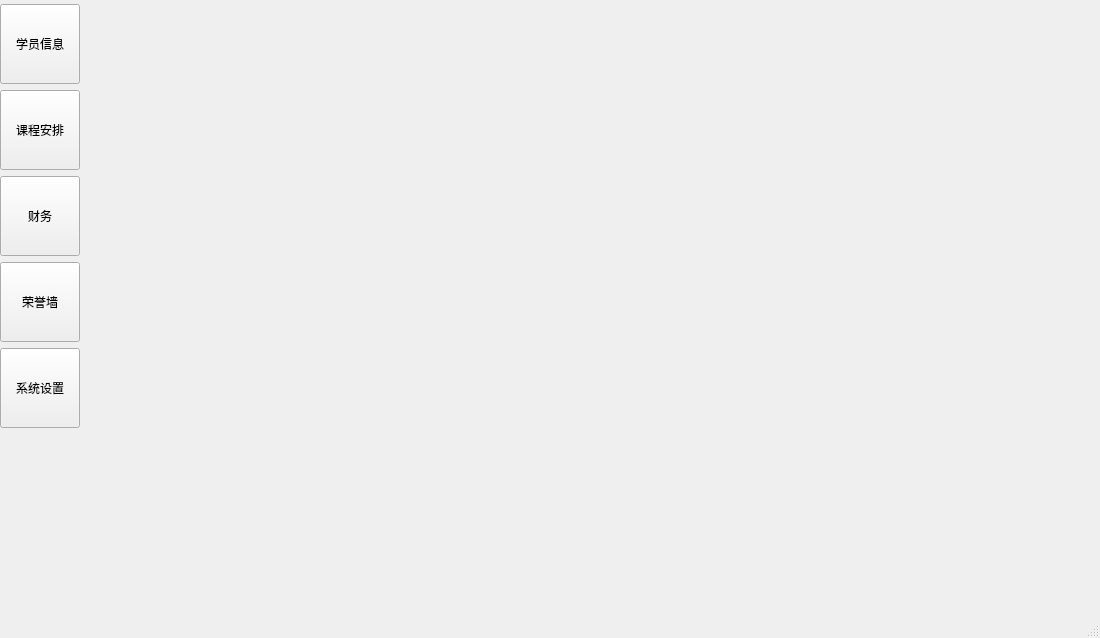
<?xml version="1.0" encoding="UTF-8"?>
<ui version="4.0">
 <class>MainWindow</class>
 <widget class="QMainWindow" name="MainWindow">
  <property name="geometry">
   <rect>
    <x>0</x>
    <y>0</y>
    <width>1100</width>
    <height>638</height>
   </rect>
  </property>
  <property name="minimumSize">
   <size>
    <width>1100</width>
    <height>0</height>
   </size>
  </property>
  <property name="windowTitle">
   <string>阿西拜教学管理系统</string>
  </property>
  <property name="windowIcon">
   <iconset resource="res.qrc">
    <normaloff>:/ico/nonono.png</normaloff>:/ico/nonono.png</iconset>
  </property>
  <widget class="QWidget" name="centralwidget">
   <layout class="QHBoxLayout" name="horizontalLayout">
    <property name="leftMargin">
     <number>0</number>
    </property>
    <property name="topMargin">
     <number>2</number>
    </property>
    <property name="rightMargin">
     <number>0</number>
    </property>
    <property name="bottomMargin">
     <number>2</number>
    </property>
    <item>
     <widget class="QWidget" name="widget" native="true">
      <property name="minimumSize">
       <size>
        <width>100</width>
        <height>0</height>
       </size>
      </property>
      <layout class="QVBoxLayout" name="verticalLayout">
       <property name="leftMargin">
        <number>0</number>
       </property>
       <property name="topMargin">
        <number>2</number>
       </property>
       <property name="rightMargin">
        <number>0</number>
       </property>
       <property name="bottomMargin">
        <number>2</number>
       </property>
       <item>
        <widget class="QToolButton" name="btnStudentInfo">
         <property name="minimumSize">
          <size>
           <width>80</width>
           <height>80</height>
          </size>
         </property>
         <property name="text">
          <string>学员信息</string>
         </property>
         <property name="icon">
          <iconset resource="res.qrc">
           <normaloff>:/ico/StudentInfo.png</normaloff>:/ico/StudentInfo.png</iconset>
         </property>
         <property name="iconSize">
          <size>
           <width>60</width>
           <height>60</height>
          </size>
         </property>
         <property name="checkable">
          <bool>true</bool>
         </property>
         <property name="toolButtonStyle">
          <enum>Qt::ToolButtonStyle::ToolButtonTextUnderIcon</enum>
         </property>
        </widget>
       </item>
       <item>
        <widget class="QToolButton" name="btnSchedule">
         <property name="minimumSize">
          <size>
           <width>80</width>
           <height>80</height>
          </size>
         </property>
         <property name="text">
          <string>课程安排</string>
         </property>
         <property name="icon">
          <iconset resource="res.qrc">
           <normaloff>:/ico/Schedule.png</normaloff>:/ico/Schedule.png</iconset>
         </property>
         <property name="iconSize">
          <size>
           <width>60</width>
           <height>60</height>
          </size>
         </property>
         <property name="checkable">
          <bool>true</bool>
         </property>
         <property name="toolButtonStyle">
          <enum>Qt::ToolButtonStyle::ToolButtonTextUnderIcon</enum>
         </property>
        </widget>
       </item>
       <item>
        <widget class="QToolButton" name="btnFinance">
         <property name="minimumSize">
          <size>
           <width>80</width>
           <height>80</height>
          </size>
         </property>
         <property name="text">
          <string>财务</string>
         </property>
         <property name="icon">
          <iconset resource="res.qrc">
           <normaloff>:/ico/Finance.png</normaloff>:/ico/Finance.png</iconset>
         </property>
         <property name="iconSize">
          <size>
           <width>60</width>
           <height>60</height>
          </size>
         </property>
         <property name="checkable">
          <bool>true</bool>
         </property>
         <property name="toolButtonStyle">
          <enum>Qt::ToolButtonStyle::ToolButtonTextUnderIcon</enum>
         </property>
        </widget>
       </item>
       <item>
        <widget class="QToolButton" name="btnHonor">
         <property name="minimumSize">
          <size>
           <width>80</width>
           <height>80</height>
          </size>
         </property>
         <property name="text">
          <string>荣誉墙</string>
         </property>
         <property name="icon">
          <iconset resource="res.qrc">
           <normaloff>:/ico/honor.png</normaloff>:/ico/honor.png</iconset>
         </property>
         <property name="iconSize">
          <size>
           <width>60</width>
           <height>60</height>
          </size>
         </property>
         <property name="checkable">
          <bool>true</bool>
         </property>
         <property name="toolButtonStyle">
          <enum>Qt::ToolButtonStyle::ToolButtonTextUnderIcon</enum>
         </property>
        </widget>
       </item>
       <item>
        <widget class="QToolButton" name="btnSystemSetting">
         <property name="minimumSize">
          <size>
           <width>80</width>
           <height>80</height>
          </size>
         </property>
         <property name="text">
          <string>系统设置</string>
         </property>
         <property name="icon">
          <iconset resource="res.qrc">
           <normaloff>:/ico/System.png</normaloff>:/ico/System.png</iconset>
         </property>
         <property name="iconSize">
          <size>
           <width>60</width>
           <height>60</height>
          </size>
         </property>
         <property name="checkable">
          <bool>true</bool>
         </property>
         <property name="toolButtonStyle">
          <enum>Qt::ToolButtonStyle::ToolButtonTextUnderIcon</enum>
         </property>
        </widget>
       </item>
       <item>
        <spacer name="verticalSpacer">
         <property name="orientation">
          <enum>Qt::Orientation::Vertical</enum>
         </property>
         <property name="sizeHint" stdset="0">
          <size>
           <width>20</width>
           <height>40</height>
          </size>
         </property>
        </spacer>
       </item>
      </layout>
     </widget>
    </item>
    <item>
     <widget class="QStackedWidget" name="stackedWidget">
      <property name="currentIndex">
       <number>0</number>
      </property>
      <widget class="StudentInfoWidget" name="pageStudentInfo"/>
      <widget class="QWidget" name="pageFinance">
       <widget class="QPushButton" name="pushButton_4">
        <property name="geometry">
         <rect>
          <x>230</x>
          <y>170</y>
          <width>56</width>
          <height>18</height>
         </rect>
        </property>
        <property name="text">
         <string>1</string>
        </property>
       </widget>
      </widget>
      <widget class="QWidget" name="pageSchedule">
       <widget class="QPushButton" name="pushButton_3">
        <property name="geometry">
         <rect>
          <x>220</x>
          <y>180</y>
          <width>56</width>
          <height>18</height>
         </rect>
        </property>
        <property name="text">
         <string>2</string>
        </property>
       </widget>
      </widget>
      <widget class="QWidget" name="pageHonor">
       <widget class="QPushButton" name="pushButton_2">
        <property name="geometry">
         <rect>
          <x>220</x>
          <y>160</y>
          <width>56</width>
          <height>18</height>
         </rect>
        </property>
        <property name="text">
         <string>3</string>
        </property>
       </widget>
      </widget>
      <widget class="QWidget" name="pageSystemSetting">
       <widget class="QPushButton" name="pushButton">
        <property name="geometry">
         <rect>
          <x>200</x>
          <y>160</y>
          <width>56</width>
          <height>18</height>
         </rect>
        </property>
        <property name="text">
         <string>4</string>
        </property>
       </widget>
      </widget>
     </widget>
    </item>
   </layout>
  </widget>
  <widget class="QMenuBar" name="menubar">
   <property name="geometry">
    <rect>
     <x>0</x>
     <y>0</y>
     <width>1100</width>
     <height>18</height>
    </rect>
   </property>
  </widget>
  <widget class="QStatusBar" name="statusbar"/>
 </widget>
 <customwidgets>
  <customwidget>
   <class>StudentInfoWidget</class>
   <extends>QWidget</extends>
   <header location="global">studentinfowidget.h</header>
   <container>1</container>
  </customwidget>
 </customwidgets>
 <resources>
  <include location="res.qrc"/>
 </resources>
 <connections/>
</ui>
